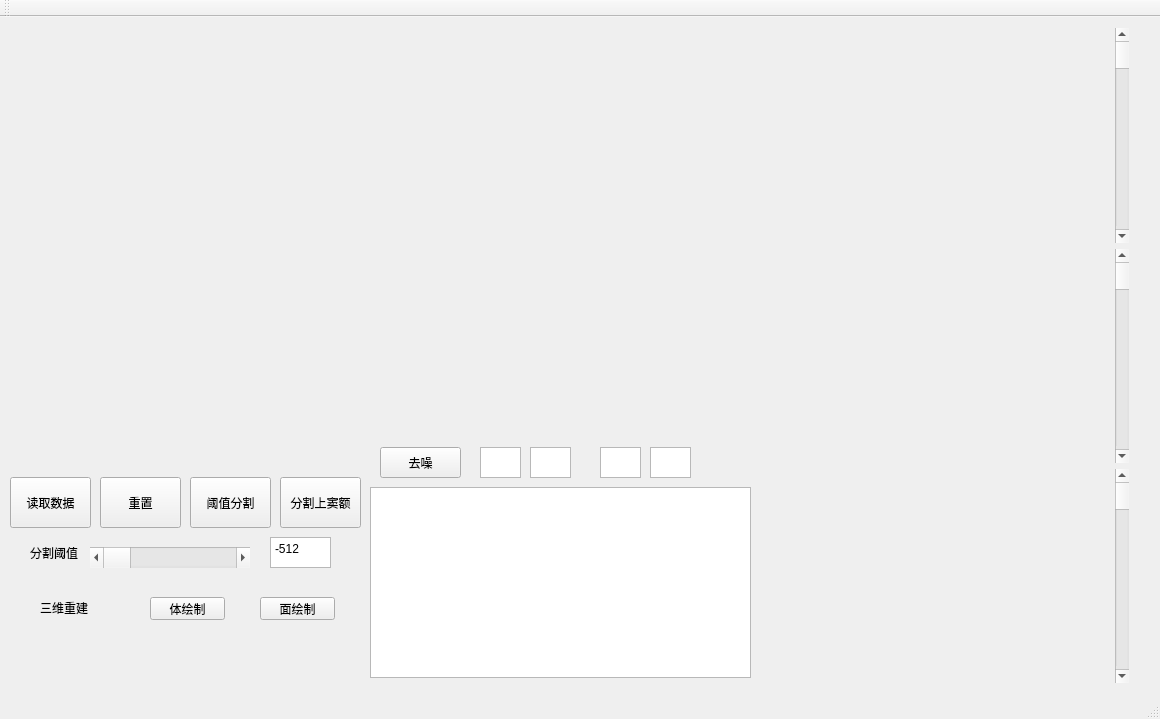
<?xml version="1.0" encoding="UTF-8"?>
<ui version="4.0">
 <class>MainWindow</class>
 <widget class="QMainWindow" name="MainWindow">
  <property name="geometry">
   <rect>
    <x>0</x>
    <y>0</y>
    <width>1160</width>
    <height>719</height>
   </rect>
  </property>
  <property name="windowTitle">
   <string>CT上窦额分割</string>
  </property>
  <widget class="QWidget" name="centralWidget">
   <widget class="QPushButton" name="readButton">
    <property name="geometry">
     <rect>
      <x>10</x>
      <y>460</y>
      <width>81</width>
      <height>51</height>
     </rect>
    </property>
    <property name="text">
     <string>读取数据</string>
    </property>
   </widget>
   <widget class="QPushButton" name="surfaceRenderButton">
    <property name="geometry">
     <rect>
      <x>260</x>
      <y>580</y>
      <width>75</width>
      <height>23</height>
     </rect>
    </property>
    <property name="text">
     <string>面绘制</string>
    </property>
   </widget>
   <widget class="QPushButton" name="resetButton">
    <property name="geometry">
     <rect>
      <x>100</x>
      <y>460</y>
      <width>81</width>
      <height>51</height>
     </rect>
    </property>
    <property name="text">
     <string>重置</string>
    </property>
   </widget>
   <widget class="QTextBrowser" name="textBrowser">
    <property name="geometry">
     <rect>
      <x>370</x>
      <y>470</y>
      <width>381</width>
      <height>191</height>
     </rect>
    </property>
   </widget>
   <widget class="QPushButton" name="threshouldButton">
    <property name="geometry">
     <rect>
      <x>190</x>
      <y>460</y>
      <width>81</width>
      <height>51</height>
     </rect>
    </property>
    <property name="text">
     <string>阈值分割</string>
    </property>
   </widget>
   <widget class="QScrollBar" name="horizontalScrollBar">
    <property name="geometry">
     <rect>
      <x>90</x>
      <y>530</y>
      <width>160</width>
      <height>21</height>
     </rect>
    </property>
    <property name="pageStep">
     <number>5</number>
    </property>
    <property name="value">
     <number>0</number>
    </property>
    <property name="orientation">
     <enum>Qt::Horizontal</enum>
    </property>
   </widget>
   <widget class="QPushButton" name="volumeRenderButton">
    <property name="geometry">
     <rect>
      <x>150</x>
      <y>580</y>
      <width>75</width>
      <height>23</height>
     </rect>
    </property>
    <property name="text">
     <string>体绘制</string>
    </property>
   </widget>
   <widget class="QLabel" name="label">
    <property name="geometry">
     <rect>
      <x>40</x>
      <y>570</y>
      <width>71</width>
      <height>41</height>
     </rect>
    </property>
    <property name="text">
     <string>三维重建</string>
    </property>
   </widget>
   <widget class="QWidget" name="layoutWidget">
    <property name="geometry">
     <rect>
      <x>770</x>
      <y>0</y>
      <width>370</width>
      <height>677</height>
     </rect>
    </property>
    <layout class="QVBoxLayout" name="verticalLayout">
     <item>
      <layout class="QHBoxLayout" name="horizontalLayout">
       <item>
        <widget class="QVTKWidget" name="qvtkWidget_Volume_2" native="true">
         <property name="enabled">
          <bool>true</bool>
         </property>
         <property name="minimumSize">
          <size>
           <width>343</width>
           <height>219</height>
          </size>
         </property>
        </widget>
       </item>
       <item>
        <widget class="QScrollBar" name="verticalScrollBar">
         <property name="maximum">
          <number>511</number>
         </property>
         <property name="orientation">
          <enum>Qt::Vertical</enum>
         </property>
        </widget>
       </item>
      </layout>
     </item>
     <item>
      <layout class="QHBoxLayout" name="horizontalLayout_2">
       <item>
        <widget class="QVTKWidget" name="qvtkWidget_Volume_3" native="true">
         <property name="minimumSize">
          <size>
           <width>343</width>
           <height>219</height>
          </size>
         </property>
        </widget>
       </item>
       <item>
        <widget class="QScrollBar" name="verticalScrollBar_2">
         <property name="maximum">
          <number>511</number>
         </property>
         <property name="orientation">
          <enum>Qt::Vertical</enum>
         </property>
        </widget>
       </item>
      </layout>
     </item>
     <item>
      <layout class="QHBoxLayout" name="horizontalLayout_3">
       <item>
        <widget class="QVTKWidget" name="qvtkWidget_Volume_4" native="true">
         <property name="minimumSize">
          <size>
           <width>343</width>
           <height>219</height>
          </size>
         </property>
        </widget>
       </item>
       <item>
        <widget class="QScrollBar" name="verticalScrollBar_3">
         <property name="maximum">
          <number>200</number>
         </property>
         <property name="orientation">
          <enum>Qt::Vertical</enum>
         </property>
        </widget>
       </item>
      </layout>
     </item>
    </layout>
   </widget>
   <widget class="QPushButton" name="contourSegmentButton">
    <property name="geometry">
     <rect>
      <x>280</x>
      <y>460</y>
      <width>81</width>
      <height>51</height>
     </rect>
    </property>
    <property name="text">
     <string>分割上窦额</string>
    </property>
   </widget>
   <widget class="QTextBrowser" name="textBrowser_2">
    <property name="geometry">
     <rect>
      <x>270</x>
      <y>520</y>
      <width>61</width>
      <height>31</height>
     </rect>
    </property>
    <property name="documentTitle">
     <string/>
    </property>
    <property name="html">
     <string>&lt;!DOCTYPE HTML PUBLIC &quot;-//W3C//DTD HTML 4.0//EN&quot; &quot;http://www.w3.org/TR/REC-html40/strict.dtd&quot;&gt;
&lt;html&gt;&lt;head&gt;&lt;meta name=&quot;qrichtext&quot; content=&quot;1&quot; /&gt;&lt;style type=&quot;text/css&quot;&gt;
p, li { white-space: pre-wrap; }
&lt;/style&gt;&lt;/head&gt;&lt;body style=&quot; font-family:'SimSun'; font-size:9pt; font-weight:400; font-style:normal;&quot;&gt;
&lt;p style=&quot; margin-top:0px; margin-bottom:0px; margin-left:0px; margin-right:0px; -qt-block-indent:0; text-indent:0px;&quot;&gt;-512&lt;/p&gt;&lt;/body&gt;&lt;/html&gt;</string>
    </property>
    <property name="acceptRichText">
     <bool>true</bool>
    </property>
   </widget>
   <widget class="QLabel" name="label_2">
    <property name="geometry">
     <rect>
      <x>30</x>
      <y>530</y>
      <width>54</width>
      <height>12</height>
     </rect>
    </property>
    <property name="text">
     <string>分割阈值</string>
    </property>
   </widget>
   <widget class="QWidget" name="layoutWidget">
    <property name="geometry">
     <rect>
      <x>20</x>
      <y>13</y>
      <width>708</width>
      <height>402</height>
     </rect>
    </property>
    <layout class="QHBoxLayout" name="horizontalLayout_4">
     <item>
      <widget class="QVTKWidget" name="qvtkWidget_Volume_6" native="true">
       <property name="minimumSize">
        <size>
         <width>350</width>
         <height>400</height>
        </size>
       </property>
      </widget>
     </item>
     <item>
      <widget class="QVTKWidget" name="qvtkWidget_Volume" native="true">
       <property name="minimumSize">
        <size>
         <width>350</width>
         <height>400</height>
        </size>
       </property>
      </widget>
     </item>
    </layout>
   </widget>
   <widget class="QPushButton" name="denoiseButton">
    <property name="geometry">
     <rect>
      <x>380</x>
      <y>430</y>
      <width>81</width>
      <height>31</height>
     </rect>
    </property>
    <property name="text">
     <string>去噪</string>
    </property>
   </widget>
   <widget class="QTextEdit" name="textEdit">
    <property name="geometry">
     <rect>
      <x>480</x>
      <y>430</y>
      <width>41</width>
      <height>31</height>
     </rect>
    </property>
   </widget>
   <widget class="QTextEdit" name="textEdit_2">
    <property name="geometry">
     <rect>
      <x>530</x>
      <y>430</y>
      <width>41</width>
      <height>31</height>
     </rect>
    </property>
   </widget>
   <widget class="QTextEdit" name="textEdit_3">
    <property name="geometry">
     <rect>
      <x>600</x>
      <y>430</y>
      <width>41</width>
      <height>31</height>
     </rect>
    </property>
   </widget>
   <widget class="QTextEdit" name="textEdit_4">
    <property name="geometry">
     <rect>
      <x>650</x>
      <y>430</y>
      <width>41</width>
      <height>31</height>
     </rect>
    </property>
   </widget>
   <zorder>layoutWidget</zorder>
   <zorder>readButton</zorder>
   <zorder>surfaceRenderButton</zorder>
   <zorder>resetButton</zorder>
   <zorder>layoutWidget</zorder>
   <zorder>textBrowser</zorder>
   <zorder>threshouldButton</zorder>
   <zorder>horizontalScrollBar</zorder>
   <zorder>volumeRenderButton</zorder>
   <zorder>label</zorder>
   <zorder>contourSegmentButton</zorder>
   <zorder>textBrowser_2</zorder>
   <zorder>label_2</zorder>
   <zorder>denoiseButton</zorder>
   <zorder>textEdit</zorder>
   <zorder>textEdit_2</zorder>
   <zorder>textEdit_3</zorder>
   <zorder>textEdit_4</zorder>
  </widget>
  <widget class="QMenuBar" name="menuBar">
   <property name="geometry">
    <rect>
     <x>0</x>
     <y>0</y>
     <width>1160</width>
     <height>23</height>
    </rect>
   </property>
  </widget>
  <widget class="QToolBar" name="mainToolBar">
   <attribute name="toolBarArea">
    <enum>TopToolBarArea</enum>
   </attribute>
   <attribute name="toolBarBreak">
    <bool>false</bool>
   </attribute>
  </widget>
  <widget class="QStatusBar" name="statusBar"/>
 </widget>
 <layoutdefault spacing="6" margin="11"/>
 <customwidgets>
  <customwidget>
   <class>QVTKWidget</class>
   <extends>QWidget</extends>
   <header>QVTKWidget.h</header>
  </customwidget>
 </customwidgets>
 <resources/>
 <connections/>
</ui>
